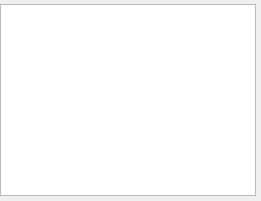
<?xml version="1.0" encoding="UTF-8"?>
<ui version="4.0">
 <class>Form</class>
 <widget class="QWidget" name="Form">
  <property name="geometry">
   <rect>
    <x>0</x>
    <y>0</y>
    <width>261</width>
    <height>201</height>
   </rect>
  </property>
  <property name="windowTitle">
   <string>Form</string>
  </property>
  <widget class="QListWidget" name="listWidget">
   <property name="geometry">
    <rect>
     <x>0</x>
     <y>4</y>
     <width>256</width>
     <height>192</height>
    </rect>
   </property>
   <property name="font">
    <font>
     <pointsize>14</pointsize>
     <weight>75</weight>
     <bold>true</bold>
    </font>
   </property>
   <property name="focusPolicy">
    <enum>Qt::WheelFocus</enum>
   </property>
   <property name="verticalScrollBarPolicy">
    <enum>Qt::ScrollBarAlwaysOff</enum>
   </property>
   <property name="horizontalScrollBarPolicy">
    <enum>Qt::ScrollBarAsNeeded</enum>
   </property>
   <property name="autoScroll">
    <bool>false</bool>
   </property>
   <property name="editTriggers">
    <set>QAbstractItemView::NoEditTriggers</set>
   </property>
   <property name="showDropIndicator" stdset="0">
    <bool>false</bool>
   </property>
   <property name="selectionMode">
    <enum>QAbstractItemView::SingleSelection</enum>
   </property>
   <property name="selectionBehavior">
    <enum>QAbstractItemView::SelectItems</enum>
   </property>
   <property name="currentRow">
    <number>-1</number>
   </property>
  </widget>
 </widget>
 <resources/>
 <connections/>
</ui>
